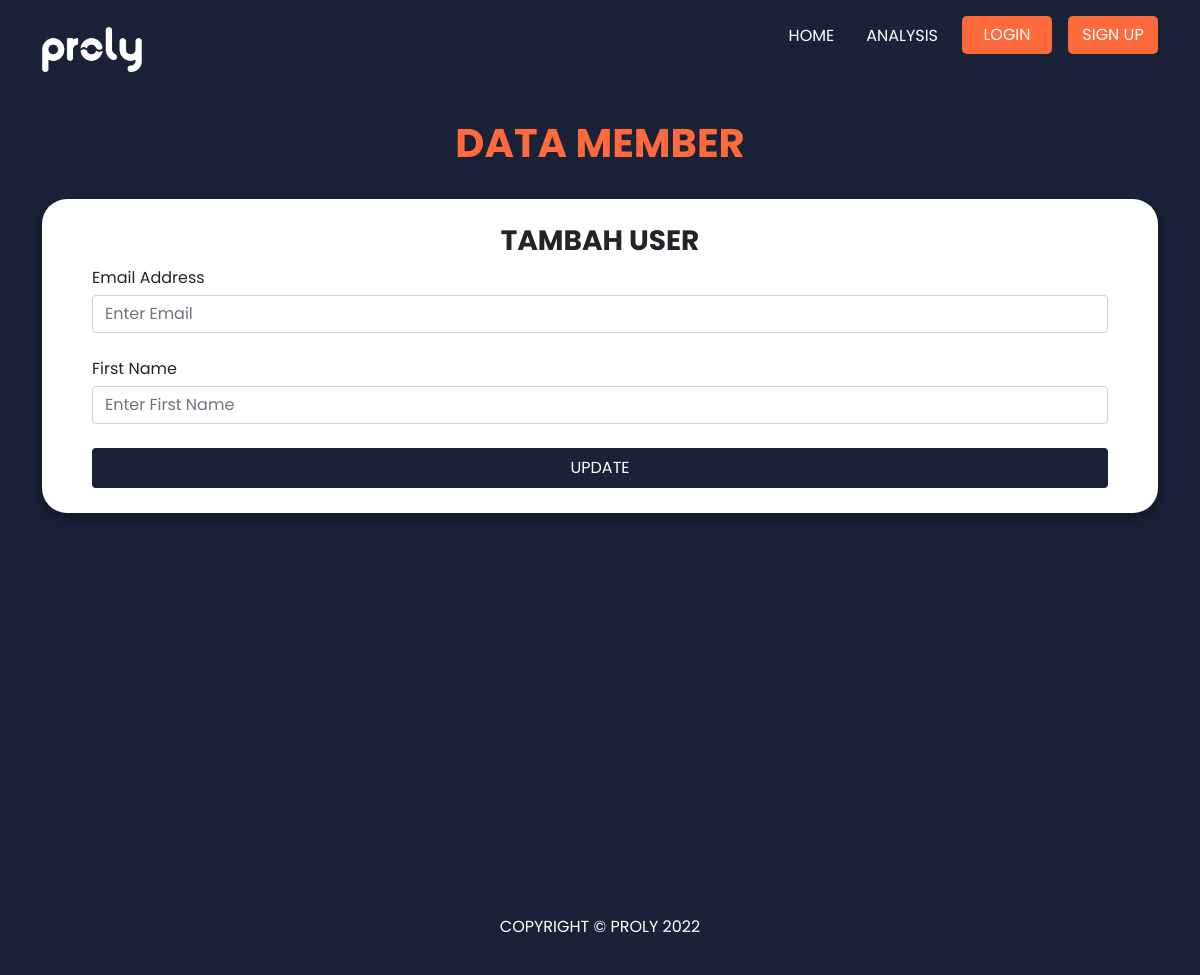
The app's page /form-update/1, older data.
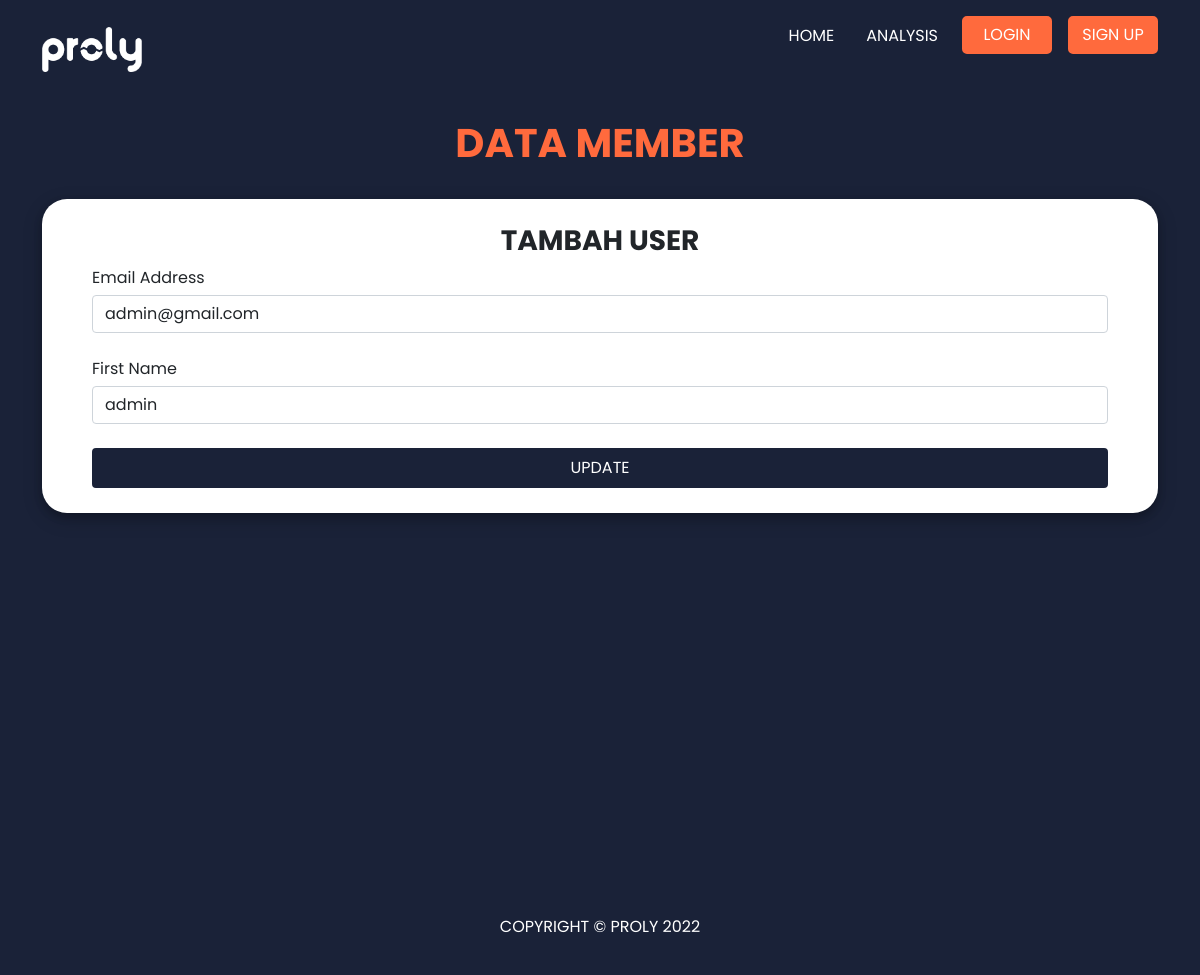
The same page, newer data.
### website/models.py (models this page shows)
class User(db.Model, UserMixin):
    id = db.Column(db.Integer, primary_key=True)
    email = db.Column(db.String(150), unique=True)
    password = db.Column(db.String(150))
    first_name = db.Column(db.String(150))

### website/views.py (the view)
@views.route('/form-update/<int:id>')
def updateForm(id):
    user_update = User.query.filter_by(id=id).first()
    print(user_update)
    return render_template("form-update.html", user=current_user, data=user_update)

### website/templates/form-update.html (shortened to what this page needs)
{% extends 'base.html' %} {% block title %}Data Member{% endblock %} {% block
content %}
<br />
<div class="container">
  <h1 class="fw-bolder text-center text-tertiary">DATA MEMBER</h1>
  <br />
  <div class="box-form">
    <form method="POST" action="/form-update" class="form-prevent">
      <h3 align="center" class="fw-bolder">TAMBAH USER</h3>
      <div class="form-group">
        <label for="email">Email Address</label>
        <input
          type="email"
          class="form-control"
          id="email"
          name="email"
          placeholder="Enter Email"
          value="{{ data.email }}"
        />
      </div>
      <br />
      <div class="form-group">
        <label for="firstName">First Name</label>
        <input
          type="text"
          class="form-control"
          id="firstName"
          name="firstName"
          placeholder="Enter First Name"
          value="{{ data.first_name }}"
        />
      </div>
      <br />
      <button type="submit" class="btn btn-submit button-prevent">
        <div class="hide-text">UPDATE</div>
      </button>
    </form>
  </div>
</div>
{% endblock %}

### website/templates/base.html (shortened to what this page needs)
<!DOCTYPE html>
<html>
  <head>
    <link
      href="https://cdn.jsdelivr.net/npm/bootstrap@5.1.3/dist/css/bootstrap.min.css"
      rel="stylesheet"
    />
    <link
      rel="stylesheet"
      href="https://stackpath.bootstrapcdn.com/font-awesome/4.7.0/css/font-awesome.min.css"
    />
    <link
      rel="stylesheet"
      href="{{ url_for('static', filename='style/base.css') }}"
    />
    <link
      rel="stylesheet"
      href="{{ url_for('static', filename='style/content.css') }}"
    />
  </head>
  <body>
    <nav class="navbar sticky-top navbar-expand-lg p-md-3">
      <div class="container">
        <a href="/" class="navbar-brand fs-2"><img src="{{ url_for('static', filename='img/logo-proly.png') }}" alt=""></a>
        <div class="collapse navbar-collapse" id="navbarNav">
          <div class="navbar-nav">
            <a class="nav-item nav-link" id="home" href="/">HOME</a>
            {% if user.is_authenticated %}
            <a class="nav-item nav-link ms-lg-3" id="analysis" href="/analysis-member">ANALYSIS</a>
            <a class="nav-item nav-link ms-lg-3 text-uppercase" href="/">HAI, {{ user.first_name }}</a>
            {% if user.email == 'admin@gmail.com' %}
            <a class="nav-item nav-link auth-btn ms-lg-3 text-center" id="admin" href="/admin">MEMBER</a>
            <a class="nav-item nav-link auth-btn ms-lg-3 text-center" id="logout" href="/logout">LOGOUT</a>
            {% else %}
            <a class="nav-item nav-link auth-btn ms-lg-3 text-center" id="logout" href="/logout">LOGOUT</a>
            {% endif %}
            {% elif user == 'signUp' or user == 'login' %}
            <a class="nav-item nav-link ms-lg-3" id="analysis" href="/analysis">ANALYSIS</a>
            {% else %}
            <a class="nav-item nav-link ms-lg-3" id="analysis" href="/analysis">ANALYSIS</a>
            <a class="nav-item nav-link auth-btn ms-lg-3 text-center" id="login" href="/login">LOGIN</a>
            <a class="nav-item nav-link auth-btn ms-lg-3 text-center" id="signUp" href="/sign-up">SIGN UP</a>
            {% endif %}
          </div>
        </div>
      </div>
    </nav>
    <div class="container-fluid content pb-5">
      {% block content %} {% endblock %}</div>
    <footer class="container-fluid">
      <p class="text-center">COPYRIGHT &copy; PROLY 2022</p>
    </footer>
  </body>
</html>

### website/static/style/base.css (style rules this page uses)
* { box-sizing: border-box; font-family: "Poppins", sans-serif; }
:root { --primary-color: #1a2238; --secondary-color: #9daaf2; --tertiary-color: #ff6a3d; --quadrant-color: #f4db7d; --neutral-color: #ffffff; }
.content { min-height: 650px; }
.navbar { background-color: var(--primary-color); color: var(--neutral-color); }
.navbar a { text-decoration: none; color: var(--neutral-color); }
.auth-btn { background-color: var(--tertiary-color); border-radius: 5px; padding: 5px 0px; border: 2px solid var(--tertiary-color); }
.navbar-brand img { width: 100px; }
footer { color: var(--neutral-color); background-color: var(--primary-color); padding: 20px 0px; }
@media only screen and (min-device-width: 320px) and (max-device-width: 990px) { .auth-btn { margin-bottom: 25px; width: 100px; text-align: center; } }

### website/static/style/content.css (style rules this page uses)
* { box-sizing: border-box; font-family: "Poppins", sans-serif; }
:root { --primary-color: #1a2238; --secondary-color: #9daaf2; --tertiary-color: #ff6a3d; --quadrant-color: #f4db7d; --neutral-color: #ffffff; }
.content { background-color: var(--primary-color); min-height: 800px; }
.text-tertiary { color: var(--tertiary-color); }
.box-form { background-color: var(--neutral-color); padding: 25px 50px; border-radius: 25px; box-shadow: 0 4px 8px 0 rgba(0, 0, 0, 0.2), 0 6px 20px 0 rgba(0, 0, 0, 0.19); }
.btn-submit { width: 100%; background-color: var(--primary-color); border: 2px solid var(--primary-color); color: var(--neutral-color); }
form label { padding-bottom: 5px; }
.auth-btn { background-color: var(--tertiary-color); border-radius: 5px; padding: 5px 0px; border: 2px solid var(--tertiary-color); width: 90px; }

Row changes from the older to the newer data that the page shows:
added User: email "admin@gmail.com", firstName "admin"
